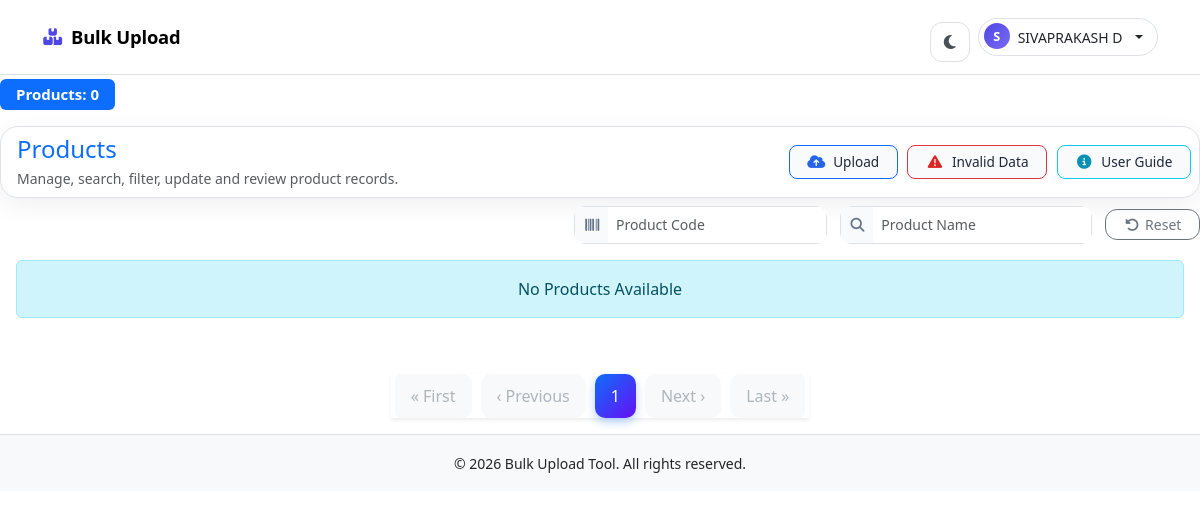
Before: /dashboard/ (signed in) with the older database file.
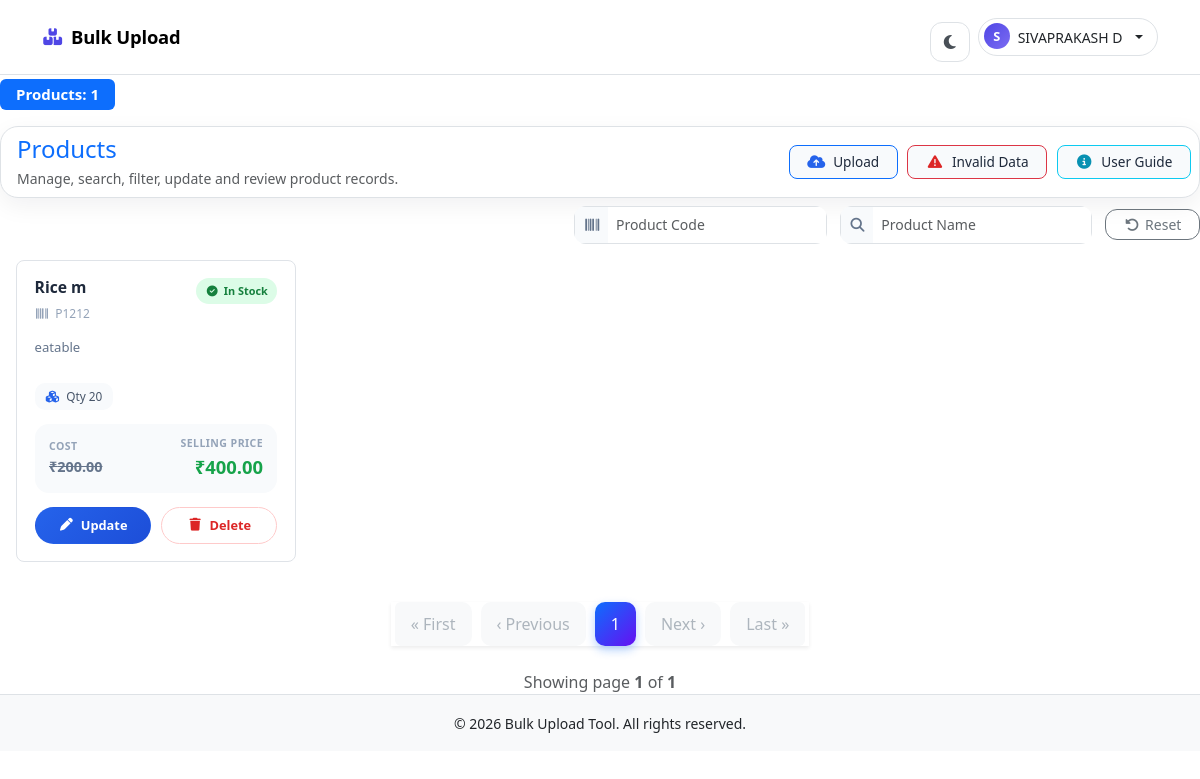
After: the same page with the newer database file.
### core/models.py (models this page shows)
class Product_info(models.Model):
    user=models.ForeignKey(User,on_delete=models.CASCADE)
    product_code=models.CharField(max_length=100, unique=True)
    product_name=models.CharField(max_length=100,unique=True)
    description=models.TextField()
    item_category=models.CharField(max_length=500)
    cost_price=models.DecimalField(max_digits=500, decimal_places=2)
    selling_price=models.DecimalField(max_digits=500, decimal_places=2)
    quantity=models.IntegerField(null=False,default=1)
    expire_date=models.DateField(null=True)
    created_at = models.DateTimeField(auto_now_add=True)
    updated_at = models.DateTimeField(auto_now=True)
    history = HistoricalRecords()

### core/views.py (the view, shortened to what this page needs)
# urls.py: path('dashboard/', dashboard, name='tool_dashboard'),
@login_required
def dashboard(request):
    products = Product_info.objects.filter(user=request.user).order_by('-id')
    product_code = request.GET.get('product_code', '').strip()
    product_name = request.GET.get('product_name', '').strip()
    cost_price = request.GET.get('cost_price', '').strip()
    if product_code:
        products = products.filter(product_code__icontains=product_code)
    if product_name:
        first_letter = product_name[0]
        products = products.filter(
            Q(product_name__icontains=product_name) | Q(product_name__istartswith=first_letter)
        )
    paginator = Paginator(products, 10)
    page_number = request.GET.get('page')
    page_obj = paginator.get_page(page_number)
    form = UploadFileForm()
    upload_summary = UploadSummary.objects.filter(user=request.user).first()
    invalid_rows = InvalidUploadRow.objects.filter(user=request.user)
    summary = {
        "success_count": upload_summary.success_count if upload_summary else 0,
        "failed_count": upload_summary.failed_count if upload_summary else 0,
        "invalid_rows": invalid_rows,
    }
    return render(request, 'dashboard.html', {
        'page_obj': page_obj,
        'form': form,
        'summary': summary,
    })

### core/forms.py (shortened to what this page needs)
class UploadFileForm(forms.Form):
    file = forms.FileField(
        label='Select CSV or Excel file',
        widget=forms.ClearableFileInput(attrs={
            'class': 'form-control',
            'accept': '.xlsx',
            'id': 'id_file',
        }),
        help_text='Only .xlsx files are allowed.',
    )

### templates/dashboard.html (shortened to what this page needs)
{% extends 'base.html' %}
{% load static %}
{% block content %}
<link rel="stylesheet" href="{% static 'css/dash.css' %}">
<link rel="stylesheet" href="https://cdnjs.cloudflare.com/ajax/libs/font-awesome/6.5.0/css/all.min.css">
<div class="toast-container position-fixed top-0 end-0 p-3" style="z-index: 9999999;">
</div>
<h5 class="mb-3">
    <span class="badge bg-primary px-3 py-2 mt-1">
        Products: {{ page_obj.paginator.count }}
    </span>
</h5>
<div class="products-toolbar mb-2 p-2 border">
    <div class="toolbar-left ms-2">
        <h4 class="section-title mb-1 text-primary ">Products</h4>
        <p class="text-muted mb-0 small">Manage, search, filter, update and review product records.</p>
    </div>
    <div class="toolbar-menu">
        <button type="button" class="toolbar-menu-item toolbar-menu-item-upload border border-primary"
            data-bs-toggle="modal" data-bs-target="#uploadModal">
            <i class="fa-solid fa-cloud-arrow-up"></i>
            <span>Upload</span>
        </button>
        <a href="{% url 'upload_data_error' %}" class="toolbar-menu-item toolbar-menu-item-danger border border-danger">
            <i class="fa-solid fa-triangle-exclamation"></i>
            <span>Invalid Data</span>
        </a>
        <button type="button" class="toolbar-menu-item toolbar-menu-item-info border border-info" data-bs-toggle="modal"
            data-bs-target="#userGuideModal">
            <i class="fa-solid fa-circle-info"></i>
            <span>User Guide</span>
        </button>
    </div>
</div>
<form method="get" id="filterForm" class="products-filter-form" action="{% url 'tool_dashboard' %}">
    <div class="filter-group">
        <div class="input-group input-group-sm filter-control">
            <span class="input-group-text"><i class="fa-solid fa-barcode"></i></span>
            <input type="text" name="product_code" class="form-control" placeholder="Product Code"
                value="{{ request.GET.product_code }}">
        </div>
    </div>
    <div class="filter-group">
        <div class="input-group input-group-sm filter-control">
            <span class="input-group-text"><i class="fa-solid fa-magnifying-glass"></i></span>
            <input type="text" name="product_name" class="form-control" placeholder="Product Name"
                value="{{ request.GET.product_name }}">
        </div>
    </div>
    <div class="filter-actions">
        <a href="{% url 'tool_dashboard' %}" class="btn btn-outline-secondary btn-sm action-btn">
            <i class="fa-solid fa-rotate-left me-1"></i>Reset
        </a>
    </div>
</form>
<div class="row g-3 mb-3 p-3">
    {% if page_obj %}
    {% for i in page_obj %}
    <div class="col-xl-3 col-lg-4 col-md-6">
        <div class="product-card">
            <div class="product-card-top">
                <div class="product-card-heading">
                    <h5 class="product-card-title" title="{{ i.product_name }}">{{ i.product_name }}</h5>
                    <span class="product-card-code"><i class="fa-solid fa-barcode"></i>{{ i.product_code }}</span>
                </div>
                {% if i.quantity %}
                <span class="stock-badge stock-in"><i class="fa-solid fa-circle-check"></i>In Stock</span>
                {% else %}
                <span class="stock-badge stock-out"><i class="fa-solid fa-circle-xmark"></i>Out</span>
                {% endif %}
            </div>
            <p class="product-card-desc">{{ i.description|default:"No description available." }}</p>
            <div class="product-card-meta">
                <span class="meta-chip"><i class="fa-solid fa-cubes"></i>Qty {{ i.quantity }}</span>
            </div>
            <div class="product-card-price">
                <div>
                    <span class="price-label">Cost</span>
                    <span class="price-cost">₹{{ i.cost_price }}</span>
                </div>
                <div class="text-end">
                    <span class="price-label">Selling Price</span>
                    <span class="price-sell">₹{{ i.selling_price }}</span>
                </div>
            </div>
            <div class="product-card-actions">
                <button class="btn-pill btn-pill-primary" data-bs-toggle="modal"
                    data-bs-target="#updateModal{{ i.id }}">
                    <i class="fa-solid fa-pen"></i>Update
                </button>
                <a href="{% url 'product_delete' i.id %}" class="btn-pill btn-pill-danger js-delete-product"
                    data-product-name="{{ i.product_name }}">
                    <i class="fa-solid fa-trash"></i>Delete
                </a>
            </div>
        </div>
    </div>
    {% endfor %}
    {% else %}
    <div class="col-12">
        <div class="alert alert-info text-center">No Products Available</div>
    </div>
    {% endif %}
</div>
<nav class="d-flex justify-content-center mt-4">
    <ul class="pagination shadow-sm">
        {% if page_obj.has_previous %}
        <li class="page-item">
            <a class="page-link"
                href="?page=1{% if request.GET.product_code %}&product_code={{ request.GET.product_code }}{% endif %}{% if request.GET.product_name %}&product_name={{ request.GET.product_name }}{% endif %}{% if request.GET.cost_price %}&cost_price={{ request.GET.cost_price }}{% endif %}">&laquo;
                First</a>
        </li>
        <li class="page-item">
            <a class="page-link"
                href="?page={{ page_obj.previous_page_number }}{% if request.GET.product_code %}&product_code={{ request.GET.product_code }}{% endif %}{% if request.GET.product_name %}&product_name={{ request.GET.product_name }}{% endif %}{% if request.GET.cost_price %}&cost_price={{ request.GET.cost_price }}{% endif %}">&lsaquo;
                Previous</a>
        </li>
        {% else %}
        <li class="page-item disabled"><span class="page-link">&laquo; First</span></li>
        <li class="page-item disabled"><span class="page-link">&lsaquo; Previous</span></li>
        {% endif %}
        {% for num in page_obj.paginator.page_range %}
        {% if page_obj.number == num %}
        <li class="page-item active"><span class="page-link">{{ num }}</span></li>
            {% endif %}
            {% endfor %}
            {% if page_obj.has_next %}
            <li class="page-item">
                <a class="page-link"
                    href="?page={{ page_obj.next_page_number }}{% if request.GET.product_code %}&product_code={{ request.GET.product_code }}{% endif %}{% if request.GET.product_name %}&product_name={{ request.GET.product_name }}{% endif %}{% if request.GET.cost_price %}&cost_price={{ request.GET.cost_price }}{% endif %}">Next
                    &rsaquo;</a>
            </li>
            <li class="page-item">
                <a class="page-link"
                    href="?page={{ page_obj.paginator.num_pages }}{% if request.GET.product_code %}&product_code={{ request.GET.product_code }}{% endif %}{% if request.GET.product_name %}&product_name={{ request.GET.product_name }}{% endif %}{% if request.GET.cost_price %}&cost_price={{ request.GET.cost_price }}{% endif %}">Last
                    &raquo;</a>
            </li>
            {% else %}
            <li class="page-item disabled"><span class="page-link">Next &rsaquo;</span></li>
            <li class="page-item disabled"><span class="page-link">Last &raquo;</span></li>
            {% endif %}
    </ul>
</nav>
{% if page_obj %}
<div class="text-center mt-2 text-muted">
    Showing page <strong>{{ page_obj.number }}</strong> of <strong>{{ page_obj.paginator.num_pages }}</strong>
</div>
{% endif %}
{% endblock %}

### templates/base.html (shortened to what this page needs)
{% load static %}
<!DOCTYPE html>
<html lang="en">
<head>
    <link rel="stylesheet" href="{% static 'css/main.css' %}">
    <link rel="stylesheet" href="{% static 'css/signup.css' %}">
    <link rel="stylesheet" href="https://cdnjs.cloudflare.com/ajax/libs/font-awesome/7.0.1/css/all.min.css">
    <link rel="stylesheet" href="https://cdn.jsdelivr.net/npm/bootstrap@5.3.8/dist/css/bootstrap.min.css">
</head>
<body>
    {% include 'navbar.html'%}
    {% block content %}
    {% endblock %}
    <footer class="bg-body-tertiary text-body py-3 border-top">
        <div class="container text-center">
            <small>
                &copy; {% now "Y" %} Bulk Upload Tool. All rights reserved.
            </small>
        </div>
    </footer>
</body>
</html>

### templates/navbar.html (shortened to what this page needs)
{% load static %}
<link rel="stylesheet" href="https://cdnjs.cloudflare.com/ajax/libs/font-awesome/6.5.0/css/all.min.css">
<nav class="navbar navbar-expand-lg bg-body border-bottom modern-navbar">
  <div class="container">
    <a class="navbar-brand d-flex align-items-center gap-2 fw-bold" href="{% url 'tool_dashboard' %}">
      <i class="fa-solid fa-boxes-stacked" aria-hidden="true"></i>
      <span>Bulk Upload</span>
    </a>
    <div class="collapse navbar-collapse" id="navbarNav">
      <div class="d-flex align-items-center gap-2 ms-lg-auto">
        <button type="button" class="theme-toggle-btn" id="themeToggle" aria-label="Toggle theme">
          <i class="fa-solid fa-moon" aria-hidden="true"></i>
        </button>
        {% if user.is_authenticated %}
        <div class="dropdown">
          <button class="btn user-menu-btn d-flex align-items-center gap-2 dropdown-toggle" type="button"
            data-bs-toggle="dropdown" aria-expanded="false">
            <span
              class="user-avatar-sm badge rounded-circle text-white d-inline-flex align-items-center justify-content-center">
              {{ user.first_name|default:user.username|slice:":1"|upper }}
            </span>
            <span class="d-inline small fw-medium user-fullname">
              {{ user.get_full_name|default:user.username }}
            </span>
          </button>
        </div>
        {% elif request.resolver_match.url_name == 'tool_signup_info' %}
        <a class="btn btn-nav-primary text-white" href="{% url 'tool_login_info' %}">
          <i class="fa-solid fa-right-to-bracket me-2"></i>Login
        </a>
        {% elif request.resolver_match.url_name == 'tool_login_info' %}
        {% if registration_enabled %}
        <a class="btn btn-nav-primary text-white" href="{% url 'tool_signup_info' %}">
          <i class="fa-solid fa-user-plus me-2"></i>Signup
        </a>
        {% endif %}
        {% else %}
        {% if registration_enabled %}
        <a class="btn btn-nav-primary text-white" href="{% url 'tool_signup_info' %}">
          <i class="fa-solid fa-right-to-bracket me-2"></i>Signup
        </a>
        {% endif %}
        {% endif %}
      </div>
    </div>
  </div>
</nav>

### static/css/main.css (style rules this page uses)
* { padding: 0%; margin: 0%; box-sizing: border-box; }
.navbar { height:75px; }
.pagination .page-link { color: #0d6efd; border-radius: 10px; margin: 0 4px; border: none; padding: 10px 16px; transition: all 0.3s ease; }
.pagination .page-item.active .page-link { background: linear-gradient(135deg, #0d6efd, #6610f2); border: none; color: #fff; box-shadow: 0 4px 10px rgba(13,110,253,.3); }
.pagination .page-item.disabled .page-link { color: #adb5bd; background: #f8f9fa; }
.pagination { gap: 6px; }

### templates/navbar.html (style rules this page uses)
:root { --nav-accent: #4f46e5; --nav-accent-light: #eef2ff; }
.modern-navbar { padding: 0.65rem 0; backdrop-filter: blur(8px); z-index: 9999; }
.modern-navbar .navbar-brand { font-size: 1.15rem; letter-spacing: -0.01em; }
.modern-navbar .navbar-brand i { font-size: 1.05rem; color: var(--nav-accent); }
.theme-toggle-btn { width: 40px; height: 40px; border-radius: 12px; margin-top: 10px; border: 1px solid var(--bs-border-color, #e5e7eb); background: transparent; display: inline-flex; align-items: center; justify-content: center; color: #495057; transition: background .15s ease, color .15s ease, border-color .15s ease, transform .15s ease; }
.user-menu-btn { border-radius: 999px; padding: 0.3rem 0.9rem 0.3rem 0.3rem; border: 1px solid var(--bs-border-color, #e5e7eb); background: transparent; transition: all 0.15s ease; }
.user-avatar-sm { width: 26px; height: 26px; font-size: 0.8rem; font-weight: 600; background: linear-gradient(135deg, var(--nav-accent), #7c6cf2); }
.user-fullname { max-width: 140px; overflow: hidden; text-overflow: ellipsis; white-space: nowrap; }
@media (min-width: 768px) { .user-fullname { max-width: 220px; } }

Changed rows visible on the page:
added Product_info: product_name "Rice m", product_code "P1212", shows "In Stock", description "eatable", quantity "20", cost_price "200.00", selling_price "400.00"
Other visible differences:
{{ page_obj.paginator.count }}: "0" → "1"
{{ page_obj.number }}: (not shown) → "1"
{{ page_obj.paginator.num_pages }}: (not shown) → "1"
text no longer shown: "No Products Available"
text now shown: "Showing page of"
